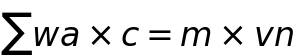
#> input picture assets/formula/formula_0.png, 303 x 56 px, given in place of formula, which was not available
$ python text_render.py
#> lines starting #> are read from the running program, lines starting #| are printed output that depends on the picture; pictures that were not available may be replaced by others from this repository, and a replacement may not be noted
### helper/config.py
import yaml
class Config():
    def __init__(self):
        pass
    def merge_from_file(self, path):
        res = yaml.load(open(path,'r'), Loader=yaml.Loader)
        for k,v in res.items():
            setattr(self, k, v)
    def merge_from_args(self, args):
        for k,v in vars(args).items():
            setattr(self, k, v)


### helper/font_handler.py
import cv2
import numpy as np
from PIL import Image, ImageDraw, ImageFont
import os
from .tbd import info
####
# TODO:
# 1. write function to render a text line
#   a. the function should contain information about the line, the word bounding box, even character boudning box
#   b. the function should render a text line that best fit with the line width


####
# Functions handling the fonts:
#     a. _get_font_size
#     b. _get_font

# [9 lines left out: function get_font_size, not called in this run]


def get_font(args,fontsize,bold=False, mixed=False):

    if bold:
        fonts = os.listdir(os.path.join(args.font_path,'bold'))
        i = np.random.randint(0,len(fonts))
        return ImageFont.truetype(os.path.join(args.font_path,'bold',fonts[i]),fontsize)
    elif mixed:
        fonts = os.listdir(os.path.join(args.font_path,'mixed'))
        i = np.random.randint(0,len(fonts))
        return ImageFont.truetype(os.path.join(args.font_path,'mixed',fonts[i]),fontsize)
    fonts = os.listdir(os.path.join(args.font_path,'regular'))
    i = np.random.randint(0,len(fonts))
    return ImageFont.truetype(os.path.join(args.font_path,'regular',fonts[i]),fontsize)


### helper/text_render.py
import cv2
import numpy as np
from PIL import Image, ImageDraw, ImageFont
from helper.font_handler import get_font
import os
import math
import sys
from helper.tbd import error


def get_img(path,threshold=1.0):
#> called with path = 'assets', threshold = 1
    if not os.path.exists(path):
        error(f"Path {path} does not exist")
        sys.exit(1)
    imgs            = [os.path.join(path, img) for img in os.listdir(path)]
    i               = np.random.randint(0, len(imgs))
    r               = np.random.rand()
    if r < threshold:
        try:
            img     = Image.open(imgs[i])
#> img is the input picture: PIL image 303x56 RGBA; mean R, G, B, A 219.7, 219.7, 219.7, 26.3
            h,w     = img.size
            if h == 0 or w == 0: #check if either size is zero
                os.remove(imgs[i])
                return get_img(path, threshold)
        except:
            os.remove(imgs[i])
            return get_img(path, threshold)

    else:
        img         = Image.fromarray(np.random.randint(128,255,(1500,2000,3),dtype='uint8'))
    return img


def get_word(dictionary):
    '''
    returns a np.random word from the dictionary file
    dictionary: a list of words that we're gonna choose from
    output: a np.random word
    '''
    word            = dictionary[np.random.randint(len(dictionary))]
    connectors      = ['','—','-',':',';',',','?','!']
    connector       = np.random.choice(connectors,p=(0.75,0.04,0.03,0.01,0.1,0.03,0.02,0.02))
    return word + connector

def render_text_line(args, img, xy, max_width, font, text_type='text',
                     starting=False, ending=False, in_table=False, title=False):
    '''
    this function is for generating text line on an image
    input:
        img: background image
        xy: origin to write image
        max_width: maximum width to write text on
        font: font that the text will be rendered
        starting: whether this line is the first line of a paragraph
        ending: whether this line is the last line of a paragraph
    output:
        out_img: a RGBA image having all text generated
        data: a dictionary containing all the information of the paragraph (i.e.: coordinate of it and texts inside it)
    '''
    text                    = []
    text_joint              = ''
    out_img                 = img.copy()
    start                   = True
    prefixes                = ['A','B','C','D','I','II','III','IV',1,2,3,4,5,6]
    '''
    if text_type is number: we return a number that ends with 000. else we return the textline
    '''
    if text_type == 'number':
        if np.random.rand() > 0.2:

            len_number      = min(3*max_width // font.getsize('Okz,')[0],9)
            word            = str(np.random.randint(1, 10**(len_number)))
            res             = ''
            for i in range(0, len(word)):
                if (i-len(word)) % 3 == 2:
                    res    += word[i]+','
                else:
                    res    += word[i]
            word            = res[:-1]

        else:
            word            = '' # occasionally omit some cell's value

        text_joint          = word
        text                = [word]

    elif text_type == 'text':
        upper               = np.random.rand() < 0.3
        while True:
            word            = get_word(args.words)
            if title and upper:
                word        = word.upper()
            # randomly place end-of-sentence period at points
            if np.random.exponential(args.period_prob) > 2*args.period_prob:
                word        += '.'

            if start and (starting or title):
                word         = word.capitalize()
            if start and starting and title and np.random.rand() < 0.8:
                prefix       = str(np.random.choice(prefixes))
                if np.random.rand() < 0.3:
                    prefix  += '.' + str(np.random.randint(1,5))
                word         = f'{prefix}. '+ word
            text.append(word)
            if len(text_joint) > 0 and args.space_between:
                text_joint  += ' '+word
            else:
                text_joint  += word
            current_width, _ = font.getsize(text_joint)
            # cut the text when its length exceeds a given value
            if current_width > max_width:

                exceeded    = 2 + min(max(
                                    int((current_width-max_width)
                                    /current_width*len(text_joint)), 1
                                    ), len(text[-1])
                                )
                text_joint  = text_joint[:-exceeded].strip()
                text[-1]    = text[-1][:-exceeded]
                if len(text[-1]) == 0:
                    text    = text[:-1]

                current_width, _    = font.getsize(text_joint) #current width
                _under_fit          = (max_width - current_width)//font.getsize(' ')[0]
                if args.space_between:
                    text                = text_joint.split(' ')
                if not in_table:
                    if _under_fit > 0:
                        indexes     = np.random.randint(0,max(1,len(text)-1),_under_fit)
                        for i in indexes:
                            text[i] += ' '
                        if args.space_between:
                            text_joint   = ' '.join(text)
                        else: text_joint = ''.join(text)
                    if font.getsize(text_joint)[0] > max_width:
                        text[-1]    = text[-1][:-1]
                        if args.space_between:
                            text_joint   = ' '.join(text)
                        else: text_joint = ''.join(text)
                        break
                break
            # we would end the line with a period.
            # only happen at the last sentence of the paragraph
            if ending:
                text_joint += '.'
                break
            start = False
    else:
        error("text_type must be either text or number")
        sys.exit()
    # draw helps write the text down on the image
    draw = ImageDraw.Draw(out_img)

    draw.text(xy, text_joint, fill=args.text_color, font=font)
    line_bbox = draw.textbbox(xy, text_joint, font=font)
    line_bbox = [int(l) for l in line_bbox]
    x0, y0 = xy
    words = []
    pad = draw.textlength(' ', font=font)
    for i, w in enumerate(text):
        if w == '':
            x0 += pad
            continue
        wbox = draw.textbbox((x0, y0), w.strip(), font=font)
        word = {'bbox': [int(wd) for wd in wbox], 'text': w, 'cbox':[]}
        x1 = x0
        for c in w:
            word['cbox'].append([int(cd) for cd in draw.textbbox((x1,y0),c,font=font)])
            x1 += draw.textlength(c, font=font)
        words.append(word)
        if args.space_between:
            x0 += draw.textlength(w+' ', font=font)
        else:
            x0 += draw.textlength(w, font=font)
    if args.vis_line:
        draw.rectangle(draw.textbbox(xy, text_joint, font=font),
                       fill=None, outline='yellow', width=1)
    if args.vis_word:
        x0, y0 = xy
        for i, c in enumerate(text_joint.split(' ')):
            draw.rectangle(draw.textbbox((x0, y0), c, font=font),
                           fill=None, outline='green', width=1)
            x0 += draw.textlength(c+' ', font=font)
    if args.vis_char:
        x0, y0 = xy
        for i, c in enumerate(text_joint):
            draw.rectangle(draw.textbbox((x0, y0), c, font=font),
                           fill=None, outline='red', width=1)
            x0 += draw.textlength(c, font=font)
    line_data = {'bbox': line_bbox, 'words': words, 'texts': text}

    return out_img, line_data


def render_paragraph(args, img, xy, font, fontsize, num_line,spacing, width=None, tab_at_start=True, text_type='text', in_table=False, title=False):
    '''
    render a paragraph
    input:
        img: the background image, type: PIL Image
        xy: the left top coordinate of the paragraph where are gonna paste the paragraph in.
            (float, float)
        font: font we're gonna render the text
        fontsize: size of text in pixel
        num_line: number of lines that the paragraph has
    '''

    if width is None:
        width = args.para_width
    out_img = img.copy()
    lines = []
    word_bboxes = []
    texts = []

    if tab_at_start:
        out_img, line = render_text_line(
            args, out_img, [xy[0]+fontsize, xy[1]], width-fontsize, font, starting=True, in_table=in_table, text_type=text_type,title=title)
    elif title:
        out_img, line = render_text_line(
            args, out_img, [xy[0], xy[1]], width,font, starting=True, in_table=in_table, text_type=text_type,title=title)
    else:
        out_img, line = render_text_line(
            args, out_img, [xy[0], xy[1]], width,font, starting=False, in_table=in_table, text_type=text_type,title=title)

    if len(line['texts']) > 0:
        if line['texts'][0] != '':
            lines.append(line)
            word_bboxes.extend(line['words'])
            texts.extend(line['texts'])
    for i in range(1, num_line-1):
        out_img, line = render_text_line(
            args, out_img, [xy[0], xy[1]+fontsize*i*(1+spacing)], width, font, in_table=in_table, text_type=text_type,title=title)
        if len(line['texts']) > 0:
            if line['texts'][0] != '':
                lines.append(line)
                word_bboxes.extend(line['words'])
                texts.extend(line['texts'])
    if num_line > 1:
        out_img, line = render_text_line(
            args, out_img, (xy[0], xy[1]+fontsize*(num_line-1)*(1+spacing)), width, font, ending=True, in_table=in_table, text_type=text_type,title=title)
        if len(line['texts']) > 0:
            if line['texts'][0] != '':
                lines.append(line)
                word_bboxes.extend(line['words'])
                texts.extend(line['texts'])

    para = {'lines': lines, 'words': word_bboxes, 'texts': texts}

    return out_img, para, word_bboxes, texts

def fill_text(args, img, bbox, font, font_title, fontsize, text_type = 'text', in_table = False, render_type='all', title=False, prob_image=None, prob_table=None):
    '''
    fill text into the bounding box
    bbox has form of x,y,w,h where x,y is top left coordinate
    '''
    if render_type == 'number':
        text_type = 'number'
    if not in_table and not title:
        if np.random.rand() < 0.0: font = get_font(args,fontsize,mixed=True)
    if prob_image is None: prob_image = args.prob_image
    if prob_table is None: prob_table = args.prob_table
    if len(bbox) != 4:
        error("Length of the bbox must be 4: x,y,w,h")
        sys.exit()
    if type(fontsize) != int:
        error("The fontsize must be an integer")
        sys.exit()
    bbox = [int(b) for b in bbox]
    # randomly placed image into the document
    if bbox[3]>100 and bbox[3]/bbox[2] > 0.3 and render_type=='all':
        out_img = np.array(img)
        r = np.random.rand()
        if r < prob_image:
            return render_figure(args, out_img, bbox, font,font_title,fontsize)
        elif np.random.rand() < prob_table/(1-prob_image):
            return render_table(args, Image.fromarray(out_img), bbox, font, font_title, fontsize)
        elif np.random.rand() < 0.25/((1-prob_table)*(1 - prob_image)):
            return render_formula(args, Image.fromarray(out_img), bbox, font, font_title, fontsize)
        elif np.random.rand() < 0.5:
            return render_title(args, Image.fromarray(out_img), bbox, font, font_title, fontsize)
    if render_type == 'table':
        return render_table(args,img,bbox,font,font_title,fontsize)
    if render_type == 'figure':
        # out_img = np.array(img)
        return render_figure(args,np.array(img),bbox,font,font_title,fontsize)
    if render_type == 'title':
        return render_title(args, img, bbox, font, font_title, fontsize, title_only=True)
    # calculating number of line in the paragraph
    # then re-calculate the value of spacing between lines
    # so that we can fit perfectly the paragraph into the bounding box.
    num_line = (bbox[3]+args.spacing)/((1+args.spacing)*fontsize)
    num_line = int(num_line)
    spacing = (-bbox[3] + num_line * fontsize)/(1-num_line*fontsize)

    # manipulating the image
    out_img = img.copy()
    tab = args.tab_at_start and not in_table
    out_img, para, words, texts = render_paragraph(
        args, out_img, bbox[:2], font, fontsize, num_line, spacing,width=bbox[2], in_table=in_table, tab_at_start=tab, text_type=text_type,title=title)
    if args.vis_cell:
        draw = ImageDraw.Draw(out_img)
        draw.rectangle((bbox[0], bbox[1], bbox[0]+bbox[2],
                        bbox[1]+bbox[3]), outline=(0, 0, 0, 255))

    # format output data
    if not in_table:
        para = para['lines']
        boxes= np.array([line['bbox'] for line in para])
        bbox[0] = np.min(boxes[:,0])
        bbox[2] = np.max(boxes[:,2])-bbox[0]
        # print(boxes.shape)
        # assert False
        para = {'component':'paragraph', 'lines': para, 'bbox':(int(bbox[0]), int(bbox[1]), int(bbox[0])+math.ceil(bbox[2]),
                        int(bbox[1])+math.ceil(bbox[3]))}
    else:
        lines = para['lines']
        para = {'lines':lines, 'words': para['words']}

    return out_img, para, words, texts

# [118 lines left out: functions render_figure, render_table, not called in this run]

def render_title(args, img, bbox, font, font_title, fontsize, title_only= False):
    x,y,w,h = bbox
    paras = []
    out_img = img.copy()
    tat = args.tab_at_start
    args.tab_at_start = False
    new_fs = fontsize
    if not title_only:
        new_fs = int(fontsize + np.random.choice([*range(5,15),18,20]))
    font_title = get_font(args, new_fs,mixed=True)
    color = args.text_color
    num_line = np.random.randint(1,4)
    H = num_line*(1 + args.spacing)*new_fs - args.spacing
    if (not title_only) and num_line==1:
        W = w*(0.3+np.random.rand()*0.7)
    else:
        W = w
    if np.random.rand() < 0.2:
        args.text_color = (*np.random.randint(0,88,3).tolist(),255)
    if np.random.rand() < 0.5 or title_only:
        space = args.spacing
        args.spacing = 4/new_fs
        H = num_line*(1 + args.spacing)*new_fs - args.spacing
        out_img, para, word, text = fill_text(args, out_img, (x,y,W,H),font_title,font_title,new_fs, render_type='paragraph', title=True)
        args.spacing = space
    else:
        space = args.spacing
        H = num_line*(1 + args.spacing)*new_fs - args.spacing
        args.spacing = 4/new_fs
        if num_line == 1:
            W = w*(0.3+np.random.rand()*0.7)
        else: W = w
        out_img, para, word, text = fill_text(args, out_img, (x+(w-W)/2,y,W,H),font_title,font_title,new_fs,render_type='paragraph', title=True)
        args.spacing = space
    args.text_color = color
    para['component'] = 'title'
    paras.append(para)
    words = word
    texts = text
    if not title_only:
        y += (1 + args.spacing + 1/num_line*np.random.rand())*new_fs*num_line
        args.tab_at_start = tat
        out_img, para, word, text = fill_text(args, out_img, (x,y,w,bbox[1]+h-y),font,font_title,fontsize, render_type='paragraph')
        paras.append(para)
        words.extend(word)
        texts.extend(text)
    return out_img, paras, words, texts

def render_list(args, img, bbox, font, font_title, fontsize):
    num_line = (bbox[3]+args.spacing)/((1+args.spacing)*fontsize)
    num_line = int(num_line)

# [40 lines left out: function render_formula, not called in this run]


if __name__ == '__main__':
    from config import Config
    img = get_img('assets').convert("RGBA").resize((1500,2000))
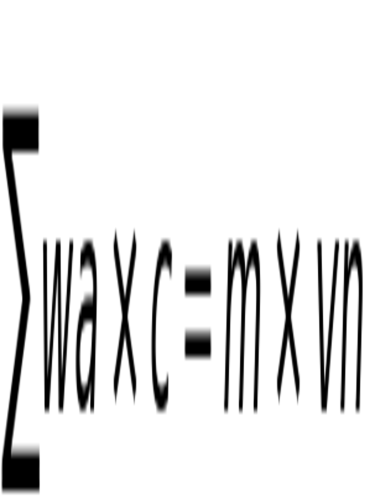
#> img: PIL image 1500x2000 RGBA (shown at 1/4 size); mean R, G, B, A 0, 0, 0, 26.3; transparent parts drawn white
    out_img = Image.fromarray(np.zeros_like(img))
#> out_img: PIL image 1500x2000 RGBA; every value is 0
    bbox = (500,500,500,300)

    fontsize = 20
    font_title = ImageFont.truetype('fonts/bold/arial-bold.ttf',fontsize)
    font = ImageFont.truetype('fonts/regular/arial.ttf',fontsize)
    args = Config()
    args.merge_from_file('page.yaml')
    args.text_color = (0,0,0,255)
    args.vis_line = False
    args.vis_word = True
    args.vis_char = False
    args.vis_cell = False
    args.prob_image = 0.2
    args.prob_table = 0.2
    args.visible_column_prob = 1.0
    args.words = 'corpus/words.txt'
    out_img, _, _, _ = render_title(args, out_img, bbox, font,font_title,fontsize)
#> in render_text_line, `line_bbox = draw.textbbox(xy, text_joint, font=font)`: line_bbox = (500, 505, 853, 534)
#> in render_text_line, `line_bbox = [int(l) for l in line_bbox]`: line_bbox = [500, 505, 853, 534]
#> in render_text_line, `x0, y0 = xy`: x0 = 500
#> in render_text_line, `pad = draw.textlength(' ', font=font)`: pad = 9.53
#> the loop in render_text_line, `for i, w in enumerate(text):` made 10 passes
#> (wbox, x0) on passes 2 to 5: ((539.6, 506, 561.6, 528), 580.7), ((580.7, 512, 605.7, 528), 614.7), ((614.7, 512, 627.7, 528), 636.6), ((636.6, 512, 665.6, 534), 684.2)
#> after the loop in render_text_line, `for i, w in enumerate(text):`: words = 10 items; x0 = 862.5
#> in render_text_line, `x0, y0 = xy`: x0 = 500
#> the loop in render_text_line, `for i, c in enumerate(text_joint.split(' ')):` made 14 passes
#> x0 on passes 1 to 8: 539.6, 571.1, 580.7, 614.7, 636.6, 674.7, 684.2, 725.2
#> after the loop in render_text_line, `for i, c in enumerate(text_joint.split(' ')):`: x0 = 862.5
#> in render_paragraph, `out_img, line = render_text_line( args, out_img, [xy[0], xy[1]], width..`:
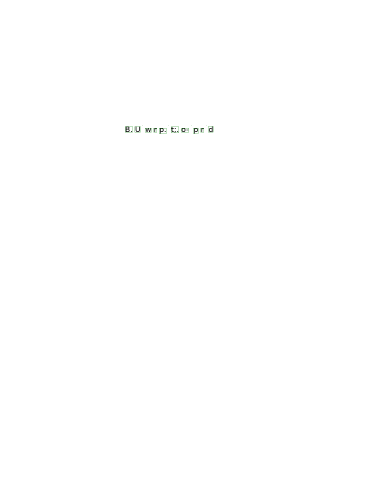
#> out_img: PIL image 1500x2000 RGBA (shown at 1/4 size); mean R, G, B, A 0, 0, 0, 0.2; transparent parts drawn white
#> in render_paragraph, `out_img, line = render_text_line( args, out_img, [xy[0], xy[1]], width..`: line = 3 items
#> after the loop in render_paragraph, `for i in range(1, num_line-1):`: lines = 1 item; texts = ['B.', 'U ', 'w', 'r', 'p. ', 't;.', 'o- ', 'p', 'r ', 'd']; word_bboxes = 10 items
#> in fill_text, `out_img, para, words, texts = render_paragraph( args, out_img, bbox[:2..`: para = 3 items; words = 10 items
#> in fill_text, `para = para['lines']`: para = 1 item
#> in fill_text, `boxes= np.array([line['bbox'] for line in para])`: boxes = [[500, 505, 853, 534]]
#> in render_title, `out_img, para, word, text = fill_text(args, out_img, (x,y,W,H),font_ti..`: para = 3 items; word = 10 items; text has the same summary as texts in render_paragraph
#> call 2 of render_paragraph, with fontsize = 20, num_line = 9, spacing = 0.307, width = 500, tab_at_start = True, text_type = 'text', in_table = False, title = False
#> the loop in render_text_line (call 2), `for i, w in enumerate(text):` made 23 passes
#> (wbox, x0) on passes 2 to 5: ((548.8, 572, 557.8, 583), 563.4), ((563.4, 572, 575.4, 583), 581.6), ((581.6, 572, 594.6, 587), 600.7), ((600.7, 572, 619.7, 583), 626.1)
#> the loop in render_text_line (call 2), `for i, c in enumerate(text_joint.split(' ')):` made 27 passes
#> x0 on passes 1 to 8: 548.8, 563.4, 581.6, 600.7, 626.1, 640.3, 659.3, 678.3
#> the loop in render_paragraph (call 2), `for i in range(1, num_line-1):` made 7 passes
#> line_bbox in render_text_line on passes 1 to 7: [500, 594, 999, 613], [500, 620, 1000, 639], [500, 646, 999, 665], [500, 672, 999, 691], [500, 698, 991, 717], [500, 724, 997, 743], [500, 751, 994, 770]
#> after the loop in render_paragraph (call 2), `for i in range(1, num_line-1):`:
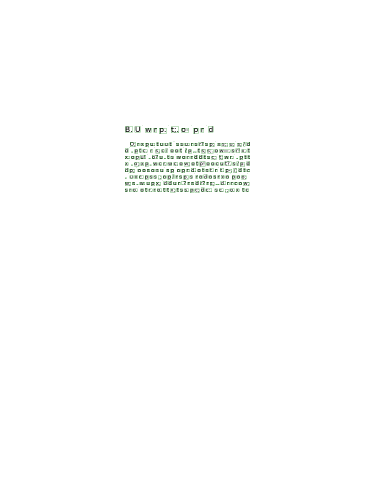
#> out_img: PIL image 1500x2000 RGBA (shown at 1/4 size); mean R, G, B, A 0, 0.5, 0, 1.8; transparent parts drawn white
#> after the loop in render_paragraph (call 2), `for i in range(1, num_line-1):`: lines = 8 items; texts = 200 items, first 6: 'O;', 'r', 'x', 'p', 'u.', 't'; word_bboxes = 199 items
#> in render_title, `out_img, para, word, text = fill_text(args, out_img, (x,y,w,bbox[1]+h-..`: word = 200 items; text = 201 items, first 6: 'O;', 'r', 'x', 'p', 'u.', 't'
    out_img = Image.composite(out_img,img,out_img)
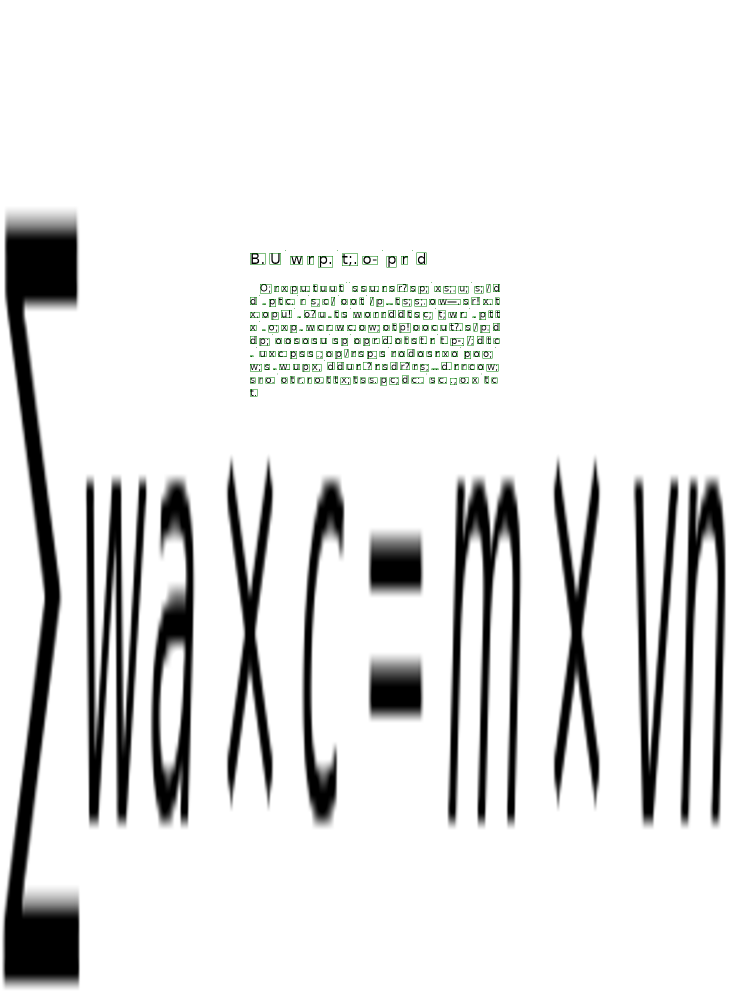
#> out_img: PIL image 1500x2000 RGBA (shown at 1/2 size); mean R, G, B, A 0, 0.5, 0, 28; transparent parts drawn white
    out_img.show()
